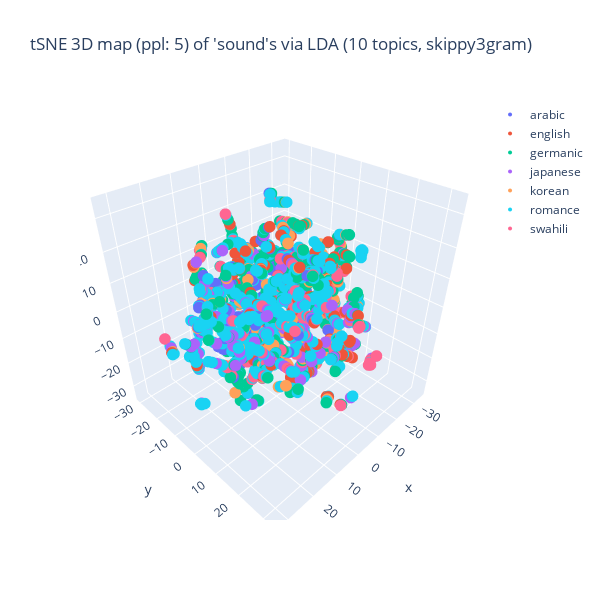
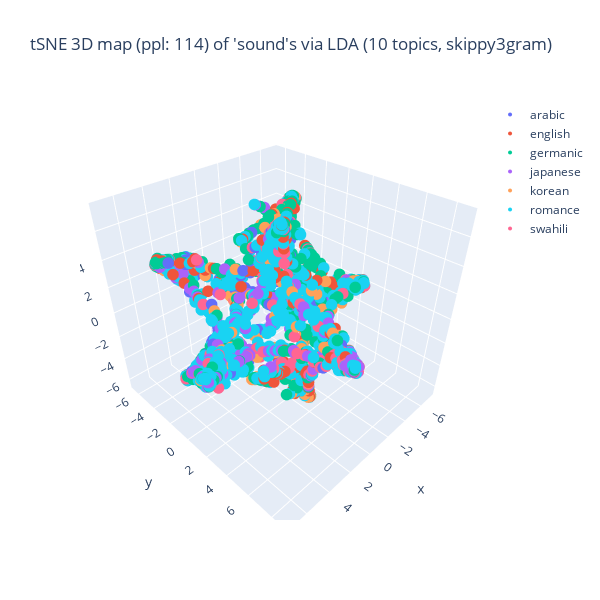
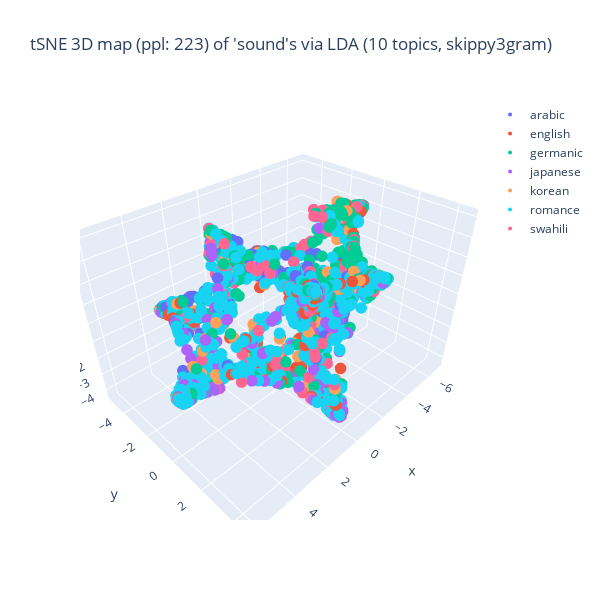
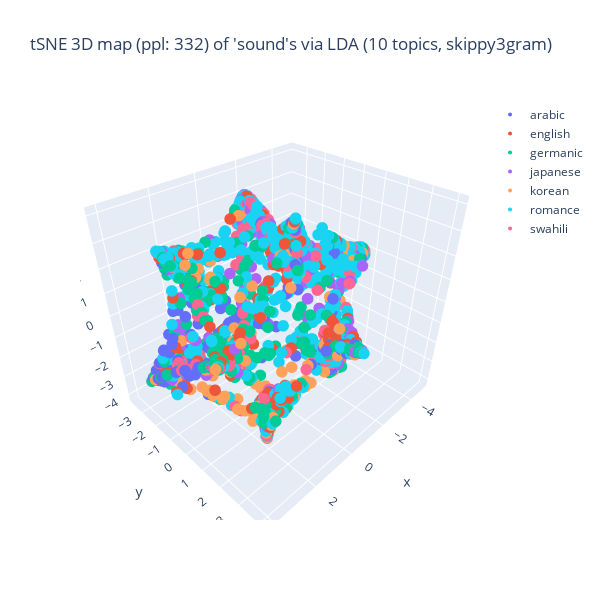

The cell these charts' notebook holds for them, in order:
### Markdown cell above
tSNE 結果の可視化 (Plotly を使った)

### Code cell
## tSNE の結果の可視化: Plotly を使った 3D 描画
import numpy as np
from sklearn.manifold import TSNE as tSNE
import plotly.express as pex
import plotly.graph_objects as go
import matplotlib.pyplot as plt

## tSNE のパラメターを設定
perplexity_max_val = round(len(tSNE_df)/4)
print(f"perplexity_max_val: {perplexity_max_val}")
#perplexity_increment = 120
divider = 5
perplexity_increment = round(perplexity_max_val/divider)
print(f"perplexity_increment: {perplexity_increment}")

## tSNE を段階的に実行
early_exit = False
for step, perplexity_val in enumerate(range(divider, perplexity_max_val, perplexity_increment)):
    if early_exit:
        if step > 0:
            continue
    ## tSNE 事例の生成
    tSNE_3d_varied = tSNE(n_components = 3, random_state = 0, perplexity = perplexity_val, n_iter = 1000)
    ## データに適用
    doc_enc = np.array(list(tSNE_df['enc']))
    doc_tSNE_3d_varied = tSNE_3d_varied.fit_transform(doc_enc)
    ## 色分けの単位を選択
    if color_lang_family:
        colored_var = 'family'
    else:
        colored_var = 'language'
    ## 変数指定
    T = zip(doc_tSNE_3d_varied[:,0], doc_tSNE_3d_varied[:,1], doc_tSNE_3d_varied[:,2],
            tSNE_df[colored_var]) # zip(..)が必要
    df = pd.DataFrame(T, columns = ['D1', 'D2', 'D3', colored_var])
    ## 作図
    fig = go.Figure()
    for lang in np.unique(df[colored_var]):
        part = df[df[colored_var] == lang]
        fig.add_trace(
            go.Scatter3d(
                x = part['D1'], y = part['D2'], z = part['D3'],
                name = lang, mode = 'markers', marker = dict(size = 4),
                marker_colorscale = color_palette, # worked??
                showlegend = True
            )
        )
    ##　題名の指定
    title_val = f"tSNE 3D map (ppl: {perplexity_val}) of '{doc_attr}'s via LDA ({n_topics} topics, {term_type})"
    fig.update_layout(title = dict(text = title_val),
                      autosize = False, width = 600, height = 600)
    fig.show()

### Figure 1 — Plotly figure (JSON) as saved in the notebook; plotly's stock layout.template omitted (floating-point values rounded to 4 significant figures; data arrays with more than 128 entries replaced by an {"elided": "..."} marker saying what was removed)
{"data": [{"marker": {"colorscale": [[0, "#FD3216"], [0.04348, "#00FE35"], [0.08696, "#6A76FC"], [0.1304, "#FED4C4"], [0.1739, "#FE00CE"], [0.2174, "#0DF9FF"], [0.2609, "#F6F926"], [0.3043, "#FF9616"], [0.3478, "#479B55"], [0.3913, "#EEA6FB"], [0.4348, "#DC587D"], [0.4783, "#D626FF"], [0.5217, "#6E899C"], [0.5652, "#00B5F7"], [0.6087, "#B68E00"], [0.6522, "#C9FBE5"], [0.6957, "#FF0092"], [0.7391, "#22FFA7"], [0.7826, "#E3EE9E"], [0.8261, "#86CE00"], [0.8696, "#BC7196"], [0.913, "#7E7DCD"], [0.9565, "#FC6955"], [1, "#E48F72"]], "size": 4}, "mode": "markers", "name": "arabic", "showlegend": true, "type": "scatter3d", "x": {"elided": "228 float values"}, "y": {"elided": "228 float values"}, "z": {"elided": "228 float values"}}, {"marker": {"colorscale": [[0, "#FD3216"], [0.04348, "#00FE35"], [0.08696, "#6A76FC"], [0.1304, "#FED4C4"], [0.1739, "#FE00CE"], [0.2174, "#0DF9FF"], [0.2609, "#F6F926"], [0.3043, "#FF9616"], [0.3478, "#479B55"], [0.3913, "#EEA6FB"], [0.4348, "#DC587D"], [0.4783, "#D626FF"], [0.5217, "#6E899C"], [0.5652, "#00B5F7"], [0.6087, "#B68E00"], [0.6522, "#C9FBE5"], [0.6957, "#FF0092"], [0.7391, "#22FFA7"], [0.7826, "#E3EE9E"], [0.8261, "#86CE00"], [0.8696, "#BC7196"], [0.913, "#7E7DCD"], [0.9565, "#FC6955"], [1, "#E48F72"]], "size": 4}, "mode": "markers", "name": "english", "showlegend": true, "type": "scatter3d", "x": {"elided": "179 float values"}, "y": {"elided": "179 float values"}, "z": {"elided": "179 float values"}}, {"marker": {"colorscale": [[0, "#FD3216"], [0.04348, "#00FE35"], [0.08696, "#6A76FC"], [0.1304, "#FED4C4"], [0.1739, "#FE00CE"], [0.2174, "#0DF9FF"], [0.2609, "#F6F926"], [0.3043, "#FF9616"], [0.3478, "#479B55"], [0.3913, "#EEA6FB"], [0.4348, "#DC587D"], [0.4783, "#D626FF"], [0.5217, "#6E899C"], [0.5652, "#00B5F7"], [0.6087, "#B68E00"], [0.6522, "#C9FBE5"], [0.6957, "#FF0092"], [0.7391, "#22FFA7"], [0.7826, "#E3EE9E"], [0.8261, "#86CE00"], [0.8696, "#BC7196"], [0.913, "#7E7DCD"], [0.9565, "#FC6955"], [1, "#E48F72"]], "size": 4}, "mode": "markers", "name": "germanic", "showlegend": true, "type": "scatter3d", "x": {"elided": "419 float values"}, "y": {"elided": "419 float values"}, "z": {"elided": "419 float values"}}, {"marker": {"colorscale": [[0, "#FD3216"], [0.04348, "#00FE35"], [0.08696, "#6A76FC"], [0.1304, "#FED4C4"], [0.1739, "#FE00CE"], [0.2174, "#0DF9FF"], [0.2609, "#F6F926"], [0.3043, "#FF9616"], [0.3478, "#479B55"], [0.3913, "#EEA6FB"], [0.4348, "#DC587D"], [0.4783, "#D626FF"], [0.5217, "#6E899C"], [0.5652, "#00B5F7"], [0.6087, "#B68E00"], [0.6522, "#C9FBE5"], [0.6957, "#FF0092"], [0.7391, "#22FFA7"], [0.7826, "#E3EE9E"], [0.8261, "#86CE00"], [0.8696, "#BC7196"], [0.913, "#7E7DCD"], [0.9565, "#FC6955"], [1, "#E48F72"]], "size": 4}, "mode": "markers", "name": "japanese", "showlegend": true, "type": "scatter3d", "x": {"elided": "195 float values"}, "y": {"elided": "195 float values"}, "z": {"elided": "195 float values"}}, {"marker": {"colorscale": [[0, "#FD3216"], [0.04348, "#00FE35"], [0.08696, "#6A76FC"], [0.1304, "#FED4C4"], [0.1739, "#FE00CE"], [0.2174, "#0DF9FF"], [0.2609, "#F6F926"], [0.3043, "#FF9616"], [0.3478, "#479B55"], [0.3913, "#EEA6FB"], [0.4348, "#DC587D"], [0.4783, "#D626FF"], [0.5217, "#6E899C"], [0.5652, "#00B5F7"], [0.6087, "#B68E00"], [0.6522, "#C9FBE5"], [0.6957, "#FF0092"], [0.7391, "#22FFA7"], [0.7826, "#E3EE9E"], [0.8261, "#86CE00"], [0.8696, "#BC7196"], [0.913, "#7E7DCD"], [0.9565, "#FC6955"], [1, "#E48F72"]], "size": 4}, "mode": "markers", "name": "korean", "showlegend": true, "type": "scatter3d", "x": {"elided": "215 float values"}, "y": {"elided": "215 float values"}, "z": {"elided": "215 float values"}}, {"marker": {"colorscale": [[0, "#FD3216"], [0.04348, "#00FE35"], [0.08696, "#6A76FC"], [0.1304, "#FED4C4"], [0.1739, "#FE00CE"], [0.2174, "#0DF9FF"], [0.2609, "#F6F926"], [0.3043, "#FF9616"], [0.3478, "#479B55"], [0.3913, "#EEA6FB"], [0.4348, "#DC587D"], [0.4783, "#D626FF"], [0.5217, "#6E899C"], [0.5652, "#00B5F7"], [0.6087, "#B68E00"], [0.6522, "#C9FBE5"], [0.6957, "#FF0092"], [0.7391, "#22FFA7"], [0.7826, "#E3EE9E"], [0.8261, "#86CE00"], [0.8696, "#BC7196"], [0.913, "#7E7DCD"], [0.9565, "#FC6955"], [1, "#E48F72"]], "size": 4}, "mode": "markers", "name": "romance", "showlegend": true, "type": "scatter3d", "x": {"elided": "723 float values"}, "y": {"elided": "723 float values"}, "z": {"elided": "723 float values"}}, {"marker": {"colorscale": [[0, "#FD3216"], [0.04348, "#00FE35"], [0.08696, "#6A76FC"], [0.1304, "#FED4C4"], [0.1739, "#FE00CE"], [0.2174, "#0DF9FF"], [0.2609, "#F6F926"], [0.3043, "#FF9616"], [0.3478, "#479B55"], [0.3913, "#EEA6FB"], [0.4348, "#DC587D"], [0.4783, "#D626FF"], [0.5217, "#6E899C"], [0.5652, "#00B5F7"], [0.6087, "#B68E00"], [0.6522, "#C9FBE5"], [0.6957, "#FF0092"], [0.7391, "#22FFA7"], [0.7826, "#E3EE9E"], [0.8261, "#86CE00"], [0.8696, "#BC7196"], [0.913, "#7E7DCD"], [0.9565, "#FC6955"], [1, "#E48F72"]], "size": 4}, "mode": "markers", "name": "swahili", "showlegend": true, "type": "scatter3d", "x": {"elided": "219 float values"}, "y": {"elided": "219 float values"}, "z": {"elided": "219 float values"}}], "layout": {"autosize": false, "height": 600, "title": {"text": "tSNE 3D map (ppl: 5) of 'sound's via LDA (10 topics, skippy3gram)"}, "width": 600}}

### Figure 2 — Plotly figure (JSON) as saved in the notebook; plotly's stock layout.template omitted (floating-point values rounded to 4 significant figures; data arrays with more than 128 entries replaced by an {"elided": "..."} marker saying what was removed)
{"data": [{"marker": {"colorscale": [[0, "#FD3216"], [0.04348, "#00FE35"], [0.08696, "#6A76FC"], [0.1304, "#FED4C4"], [0.1739, "#FE00CE"], [0.2174, "#0DF9FF"], [0.2609, "#F6F926"], [0.3043, "#FF9616"], [0.3478, "#479B55"], [0.3913, "#EEA6FB"], [0.4348, "#DC587D"], [0.4783, "#D626FF"], [0.5217, "#6E899C"], [0.5652, "#00B5F7"], [0.6087, "#B68E00"], [0.6522, "#C9FBE5"], [0.6957, "#FF0092"], [0.7391, "#22FFA7"], [0.7826, "#E3EE9E"], [0.8261, "#86CE00"], [0.8696, "#BC7196"], [0.913, "#7E7DCD"], [0.9565, "#FC6955"], [1, "#E48F72"]], "size": 4}, "mode": "markers", "name": "arabic", "showlegend": true, "type": "scatter3d", "x": {"elided": "228 float values"}, "y": {"elided": "228 float values"}, "z": {"elided": "228 float values"}}, {"marker": {"colorscale": [[0, "#FD3216"], [0.04348, "#00FE35"], [0.08696, "#6A76FC"], [0.1304, "#FED4C4"], [0.1739, "#FE00CE"], [0.2174, "#0DF9FF"], [0.2609, "#F6F926"], [0.3043, "#FF9616"], [0.3478, "#479B55"], [0.3913, "#EEA6FB"], [0.4348, "#DC587D"], [0.4783, "#D626FF"], [0.5217, "#6E899C"], [0.5652, "#00B5F7"], [0.6087, "#B68E00"], [0.6522, "#C9FBE5"], [0.6957, "#FF0092"], [0.7391, "#22FFA7"], [0.7826, "#E3EE9E"], [0.8261, "#86CE00"], [0.8696, "#BC7196"], [0.913, "#7E7DCD"], [0.9565, "#FC6955"], [1, "#E48F72"]], "size": 4}, "mode": "markers", "name": "english", "showlegend": true, "type": "scatter3d", "x": {"elided": "179 float values"}, "y": {"elided": "179 float values"}, "z": {"elided": "179 float values"}}, {"marker": {"colorscale": [[0, "#FD3216"], [0.04348, "#00FE35"], [0.08696, "#6A76FC"], [0.1304, "#FED4C4"], [0.1739, "#FE00CE"], [0.2174, "#0DF9FF"], [0.2609, "#F6F926"], [0.3043, "#FF9616"], [0.3478, "#479B55"], [0.3913, "#EEA6FB"], [0.4348, "#DC587D"], [0.4783, "#D626FF"], [0.5217, "#6E899C"], [0.5652, "#00B5F7"], [0.6087, "#B68E00"], [0.6522, "#C9FBE5"], [0.6957, "#FF0092"], [0.7391, "#22FFA7"], [0.7826, "#E3EE9E"], [0.8261, "#86CE00"], [0.8696, "#BC7196"], [0.913, "#7E7DCD"], [0.9565, "#FC6955"], [1, "#E48F72"]], "size": 4}, "mode": "markers", "name": "germanic", "showlegend": true, "type": "scatter3d", "x": {"elided": "419 float values"}, "y": {"elided": "419 float values"}, "z": {"elided": "419 float values"}}, {"marker": {"colorscale": [[0, "#FD3216"], [0.04348, "#00FE35"], [0.08696, "#6A76FC"], [0.1304, "#FED4C4"], [0.1739, "#FE00CE"], [0.2174, "#0DF9FF"], [0.2609, "#F6F926"], [0.3043, "#FF9616"], [0.3478, "#479B55"], [0.3913, "#EEA6FB"], [0.4348, "#DC587D"], [0.4783, "#D626FF"], [0.5217, "#6E899C"], [0.5652, "#00B5F7"], [0.6087, "#B68E00"], [0.6522, "#C9FBE5"], [0.6957, "#FF0092"], [0.7391, "#22FFA7"], [0.7826, "#E3EE9E"], [0.8261, "#86CE00"], [0.8696, "#BC7196"], [0.913, "#7E7DCD"], [0.9565, "#FC6955"], [1, "#E48F72"]], "size": 4}, "mode": "markers", "name": "japanese", "showlegend": true, "type": "scatter3d", "x": {"elided": "195 float values"}, "y": {"elided": "195 float values"}, "z": {"elided": "195 float values"}}, {"marker": {"colorscale": [[0, "#FD3216"], [0.04348, "#00FE35"], [0.08696, "#6A76FC"], [0.1304, "#FED4C4"], [0.1739, "#FE00CE"], [0.2174, "#0DF9FF"], [0.2609, "#F6F926"], [0.3043, "#FF9616"], [0.3478, "#479B55"], [0.3913, "#EEA6FB"], [0.4348, "#DC587D"], [0.4783, "#D626FF"], [0.5217, "#6E899C"], [0.5652, "#00B5F7"], [0.6087, "#B68E00"], [0.6522, "#C9FBE5"], [0.6957, "#FF0092"], [0.7391, "#22FFA7"], [0.7826, "#E3EE9E"], [0.8261, "#86CE00"], [0.8696, "#BC7196"], [0.913, "#7E7DCD"], [0.9565, "#FC6955"], [1, "#E48F72"]], "size": 4}, "mode": "markers", "name": "korean", "showlegend": true, "type": "scatter3d", "x": {"elided": "215 float values"}, "y": {"elided": "215 float values"}, "z": {"elided": "215 float values"}}, {"marker": {"colorscale": [[0, "#FD3216"], [0.04348, "#00FE35"], [0.08696, "#6A76FC"], [0.1304, "#FED4C4"], [0.1739, "#FE00CE"], [0.2174, "#0DF9FF"], [0.2609, "#F6F926"], [0.3043, "#FF9616"], [0.3478, "#479B55"], [0.3913, "#EEA6FB"], [0.4348, "#DC587D"], [0.4783, "#D626FF"], [0.5217, "#6E899C"], [0.5652, "#00B5F7"], [0.6087, "#B68E00"], [0.6522, "#C9FBE5"], [0.6957, "#FF0092"], [0.7391, "#22FFA7"], [0.7826, "#E3EE9E"], [0.8261, "#86CE00"], [0.8696, "#BC7196"], [0.913, "#7E7DCD"], [0.9565, "#FC6955"], [1, "#E48F72"]], "size": 4}, "mode": "markers", "name": "romance", "showlegend": true, "type": "scatter3d", "x": {"elided": "723 float values"}, "y": {"elided": "723 float values"}, "z": {"elided": "723 float values"}}, {"marker": {"colorscale": [[0, "#FD3216"], [0.04348, "#00FE35"], [0.08696, "#6A76FC"], [0.1304, "#FED4C4"], [0.1739, "#FE00CE"], [0.2174, "#0DF9FF"], [0.2609, "#F6F926"], [0.3043, "#FF9616"], [0.3478, "#479B55"], [0.3913, "#EEA6FB"], [0.4348, "#DC587D"], [0.4783, "#D626FF"], [0.5217, "#6E899C"], [0.5652, "#00B5F7"], [0.6087, "#B68E00"], [0.6522, "#C9FBE5"], [0.6957, "#FF0092"], [0.7391, "#22FFA7"], [0.7826, "#E3EE9E"], [0.8261, "#86CE00"], [0.8696, "#BC7196"], [0.913, "#7E7DCD"], [0.9565, "#FC6955"], [1, "#E48F72"]], "size": 4}, "mode": "markers", "name": "swahili", "showlegend": true, "type": "scatter3d", "x": {"elided": "219 float values"}, "y": {"elided": "219 float values"}, "z": {"elided": "219 float values"}}], "layout": {"autosize": false, "height": 600, "title": {"text": "tSNE 3D map (ppl: 114) of 'sound's via LDA (10 topics, skippy3gram)"}, "width": 600}}

### Figure 3 — Plotly figure (JSON) as saved in the notebook; plotly's stock layout.template omitted (floating-point values rounded to 4 significant figures; data arrays with more than 128 entries replaced by an {"elided": "..."} marker saying what was removed)
{"data": [{"marker": {"colorscale": [[0, "#FD3216"], [0.04348, "#00FE35"], [0.08696, "#6A76FC"], [0.1304, "#FED4C4"], [0.1739, "#FE00CE"], [0.2174, "#0DF9FF"], [0.2609, "#F6F926"], [0.3043, "#FF9616"], [0.3478, "#479B55"], [0.3913, "#EEA6FB"], [0.4348, "#DC587D"], [0.4783, "#D626FF"], [0.5217, "#6E899C"], [0.5652, "#00B5F7"], [0.6087, "#B68E00"], [0.6522, "#C9FBE5"], [0.6957, "#FF0092"], [0.7391, "#22FFA7"], [0.7826, "#E3EE9E"], [0.8261, "#86CE00"], [0.8696, "#BC7196"], [0.913, "#7E7DCD"], [0.9565, "#FC6955"], [1, "#E48F72"]], "size": 4}, "mode": "markers", "name": "arabic", "showlegend": true, "type": "scatter3d", "x": {"elided": "228 float values"}, "y": {"elided": "228 float values"}, "z": {"elided": "228 float values"}}, {"marker": {"colorscale": [[0, "#FD3216"], [0.04348, "#00FE35"], [0.08696, "#6A76FC"], [0.1304, "#FED4C4"], [0.1739, "#FE00CE"], [0.2174, "#0DF9FF"], [0.2609, "#F6F926"], [0.3043, "#FF9616"], [0.3478, "#479B55"], [0.3913, "#EEA6FB"], [0.4348, "#DC587D"], [0.4783, "#D626FF"], [0.5217, "#6E899C"], [0.5652, "#00B5F7"], [0.6087, "#B68E00"], [0.6522, "#C9FBE5"], [0.6957, "#FF0092"], [0.7391, "#22FFA7"], [0.7826, "#E3EE9E"], [0.8261, "#86CE00"], [0.8696, "#BC7196"], [0.913, "#7E7DCD"], [0.9565, "#FC6955"], [1, "#E48F72"]], "size": 4}, "mode": "markers", "name": "english", "showlegend": true, "type": "scatter3d", "x": {"elided": "179 float values"}, "y": {"elided": "179 float values"}, "z": {"elided": "179 float values"}}, {"marker": {"colorscale": [[0, "#FD3216"], [0.04348, "#00FE35"], [0.08696, "#6A76FC"], [0.1304, "#FED4C4"], [0.1739, "#FE00CE"], [0.2174, "#0DF9FF"], [0.2609, "#F6F926"], [0.3043, "#FF9616"], [0.3478, "#479B55"], [0.3913, "#EEA6FB"], [0.4348, "#DC587D"], [0.4783, "#D626FF"], [0.5217, "#6E899C"], [0.5652, "#00B5F7"], [0.6087, "#B68E00"], [0.6522, "#C9FBE5"], [0.6957, "#FF0092"], [0.7391, "#22FFA7"], [0.7826, "#E3EE9E"], [0.8261, "#86CE00"], [0.8696, "#BC7196"], [0.913, "#7E7DCD"], [0.9565, "#FC6955"], [1, "#E48F72"]], "size": 4}, "mode": "markers", "name": "germanic", "showlegend": true, "type": "scatter3d", "x": {"elided": "419 float values"}, "y": {"elided": "419 float values"}, "z": {"elided": "419 float values"}}, {"marker": {"colorscale": [[0, "#FD3216"], [0.04348, "#00FE35"], [0.08696, "#6A76FC"], [0.1304, "#FED4C4"], [0.1739, "#FE00CE"], [0.2174, "#0DF9FF"], [0.2609, "#F6F926"], [0.3043, "#FF9616"], [0.3478, "#479B55"], [0.3913, "#EEA6FB"], [0.4348, "#DC587D"], [0.4783, "#D626FF"], [0.5217, "#6E899C"], [0.5652, "#00B5F7"], [0.6087, "#B68E00"], [0.6522, "#C9FBE5"], [0.6957, "#FF0092"], [0.7391, "#22FFA7"], [0.7826, "#E3EE9E"], [0.8261, "#86CE00"], [0.8696, "#BC7196"], [0.913, "#7E7DCD"], [0.9565, "#FC6955"], [1, "#E48F72"]], "size": 4}, "mode": "markers", "name": "japanese", "showlegend": true, "type": "scatter3d", "x": {"elided": "195 float values"}, "y": {"elided": "195 float values"}, "z": {"elided": "195 float values"}}, {"marker": {"colorscale": [[0, "#FD3216"], [0.04348, "#00FE35"], [0.08696, "#6A76FC"], [0.1304, "#FED4C4"], [0.1739, "#FE00CE"], [0.2174, "#0DF9FF"], [0.2609, "#F6F926"], [0.3043, "#FF9616"], [0.3478, "#479B55"], [0.3913, "#EEA6FB"], [0.4348, "#DC587D"], [0.4783, "#D626FF"], [0.5217, "#6E899C"], [0.5652, "#00B5F7"], [0.6087, "#B68E00"], [0.6522, "#C9FBE5"], [0.6957, "#FF0092"], [0.7391, "#22FFA7"], [0.7826, "#E3EE9E"], [0.8261, "#86CE00"], [0.8696, "#BC7196"], [0.913, "#7E7DCD"], [0.9565, "#FC6955"], [1, "#E48F72"]], "size": 4}, "mode": "markers", "name": "korean", "showlegend": true, "type": "scatter3d", "x": {"elided": "215 float values"}, "y": {"elided": "215 float values"}, "z": {"elided": "215 float values"}}, {"marker": {"colorscale": [[0, "#FD3216"], [0.04348, "#00FE35"], [0.08696, "#6A76FC"], [0.1304, "#FED4C4"], [0.1739, "#FE00CE"], [0.2174, "#0DF9FF"], [0.2609, "#F6F926"], [0.3043, "#FF9616"], [0.3478, "#479B55"], [0.3913, "#EEA6FB"], [0.4348, "#DC587D"], [0.4783, "#D626FF"], [0.5217, "#6E899C"], [0.5652, "#00B5F7"], [0.6087, "#B68E00"], [0.6522, "#C9FBE5"], [0.6957, "#FF0092"], [0.7391, "#22FFA7"], [0.7826, "#E3EE9E"], [0.8261, "#86CE00"], [0.8696, "#BC7196"], [0.913, "#7E7DCD"], [0.9565, "#FC6955"], [1, "#E48F72"]], "size": 4}, "mode": "markers", "name": "romance", "showlegend": true, "type": "scatter3d", "x": {"elided": "723 float values"}, "y": {"elided": "723 float values"}, "z": {"elided": "723 float values"}}, {"marker": {"colorscale": [[0, "#FD3216"], [0.04348, "#00FE35"], [0.08696, "#6A76FC"], [0.1304, "#FED4C4"], [0.1739, "#FE00CE"], [0.2174, "#0DF9FF"], [0.2609, "#F6F926"], [0.3043, "#FF9616"], [0.3478, "#479B55"], [0.3913, "#EEA6FB"], [0.4348, "#DC587D"], [0.4783, "#D626FF"], [0.5217, "#6E899C"], [0.5652, "#00B5F7"], [0.6087, "#B68E00"], [0.6522, "#C9FBE5"], [0.6957, "#FF0092"], [0.7391, "#22FFA7"], [0.7826, "#E3EE9E"], [0.8261, "#86CE00"], [0.8696, "#BC7196"], [0.913, "#7E7DCD"], [0.9565, "#FC6955"], [1, "#E48F72"]], "size": 4}, "mode": "markers", "name": "swahili", "showlegend": true, "type": "scatter3d", "x": {"elided": "219 float values"}, "y": {"elided": "219 float values"}, "z": {"elided": "219 float values"}}], "layout": {"autosize": false, "height": 600, "title": {"text": "tSNE 3D map (ppl: 223) of 'sound's via LDA (10 topics, skippy3gram)"}, "width": 600}}

### Figure 4 — Plotly figure (JSON) as saved in the notebook; plotly's stock layout.template omitted (floating-point values rounded to 4 significant figures; data arrays with more than 128 entries replaced by an {"elided": "..."} marker saying what was removed)
{"data": [{"marker": {"colorscale": [[0, "#FD3216"], [0.04348, "#00FE35"], [0.08696, "#6A76FC"], [0.1304, "#FED4C4"], [0.1739, "#FE00CE"], [0.2174, "#0DF9FF"], [0.2609, "#F6F926"], [0.3043, "#FF9616"], [0.3478, "#479B55"], [0.3913, "#EEA6FB"], [0.4348, "#DC587D"], [0.4783, "#D626FF"], [0.5217, "#6E899C"], [0.5652, "#00B5F7"], [0.6087, "#B68E00"], [0.6522, "#C9FBE5"], [0.6957, "#FF0092"], [0.7391, "#22FFA7"], [0.7826, "#E3EE9E"], [0.8261, "#86CE00"], [0.8696, "#BC7196"], [0.913, "#7E7DCD"], [0.9565, "#FC6955"], [1, "#E48F72"]], "size": 4}, "mode": "markers", "name": "arabic", "showlegend": true, "type": "scatter3d", "x": {"elided": "228 float values"}, "y": {"elided": "228 float values"}, "z": {"elided": "228 float values"}}, {"marker": {"colorscale": [[0, "#FD3216"], [0.04348, "#00FE35"], [0.08696, "#6A76FC"], [0.1304, "#FED4C4"], [0.1739, "#FE00CE"], [0.2174, "#0DF9FF"], [0.2609, "#F6F926"], [0.3043, "#FF9616"], [0.3478, "#479B55"], [0.3913, "#EEA6FB"], [0.4348, "#DC587D"], [0.4783, "#D626FF"], [0.5217, "#6E899C"], [0.5652, "#00B5F7"], [0.6087, "#B68E00"], [0.6522, "#C9FBE5"], [0.6957, "#FF0092"], [0.7391, "#22FFA7"], [0.7826, "#E3EE9E"], [0.8261, "#86CE00"], [0.8696, "#BC7196"], [0.913, "#7E7DCD"], [0.9565, "#FC6955"], [1, "#E48F72"]], "size": 4}, "mode": "markers", "name": "english", "showlegend": true, "type": "scatter3d", "x": {"elided": "179 float values"}, "y": {"elided": "179 float values"}, "z": {"elided": "179 float values"}}, {"marker": {"colorscale": [[0, "#FD3216"], [0.04348, "#00FE35"], [0.08696, "#6A76FC"], [0.1304, "#FED4C4"], [0.1739, "#FE00CE"], [0.2174, "#0DF9FF"], [0.2609, "#F6F926"], [0.3043, "#FF9616"], [0.3478, "#479B55"], [0.3913, "#EEA6FB"], [0.4348, "#DC587D"], [0.4783, "#D626FF"], [0.5217, "#6E899C"], [0.5652, "#00B5F7"], [0.6087, "#B68E00"], [0.6522, "#C9FBE5"], [0.6957, "#FF0092"], [0.7391, "#22FFA7"], [0.7826, "#E3EE9E"], [0.8261, "#86CE00"], [0.8696, "#BC7196"], [0.913, "#7E7DCD"], [0.9565, "#FC6955"], [1, "#E48F72"]], "size": 4}, "mode": "markers", "name": "germanic", "showlegend": true, "type": "scatter3d", "x": {"elided": "419 float values"}, "y": {"elided": "419 float values"}, "z": {"elided": "419 float values"}}, {"marker": {"colorscale": [[0, "#FD3216"], [0.04348, "#00FE35"], [0.08696, "#6A76FC"], [0.1304, "#FED4C4"], [0.1739, "#FE00CE"], [0.2174, "#0DF9FF"], [0.2609, "#F6F926"], [0.3043, "#FF9616"], [0.3478, "#479B55"], [0.3913, "#EEA6FB"], [0.4348, "#DC587D"], [0.4783, "#D626FF"], [0.5217, "#6E899C"], [0.5652, "#00B5F7"], [0.6087, "#B68E00"], [0.6522, "#C9FBE5"], [0.6957, "#FF0092"], [0.7391, "#22FFA7"], [0.7826, "#E3EE9E"], [0.8261, "#86CE00"], [0.8696, "#BC7196"], [0.913, "#7E7DCD"], [0.9565, "#FC6955"], [1, "#E48F72"]], "size": 4}, "mode": "markers", "name": "japanese", "showlegend": true, "type": "scatter3d", "x": {"elided": "195 float values"}, "y": {"elided": "195 float values"}, "z": {"elided": "195 float values"}}, {"marker": {"colorscale": [[0, "#FD3216"], [0.04348, "#00FE35"], [0.08696, "#6A76FC"], [0.1304, "#FED4C4"], [0.1739, "#FE00CE"], [0.2174, "#0DF9FF"], [0.2609, "#F6F926"], [0.3043, "#FF9616"], [0.3478, "#479B55"], [0.3913, "#EEA6FB"], [0.4348, "#DC587D"], [0.4783, "#D626FF"], [0.5217, "#6E899C"], [0.5652, "#00B5F7"], [0.6087, "#B68E00"], [0.6522, "#C9FBE5"], [0.6957, "#FF0092"], [0.7391, "#22FFA7"], [0.7826, "#E3EE9E"], [0.8261, "#86CE00"], [0.8696, "#BC7196"], [0.913, "#7E7DCD"], [0.9565, "#FC6955"], [1, "#E48F72"]], "size": 4}, "mode": "markers", "name": "korean", "showlegend": true, "type": "scatter3d", "x": {"elided": "215 float values"}, "y": {"elided": "215 float values"}, "z": {"elided": "215 float values"}}, {"marker": {"colorscale": [[0, "#FD3216"], [0.04348, "#00FE35"], [0.08696, "#6A76FC"], [0.1304, "#FED4C4"], [0.1739, "#FE00CE"], [0.2174, "#0DF9FF"], [0.2609, "#F6F926"], [0.3043, "#FF9616"], [0.3478, "#479B55"], [0.3913, "#EEA6FB"], [0.4348, "#DC587D"], [0.4783, "#D626FF"], [0.5217, "#6E899C"], [0.5652, "#00B5F7"], [0.6087, "#B68E00"], [0.6522, "#C9FBE5"], [0.6957, "#FF0092"], [0.7391, "#22FFA7"], [0.7826, "#E3EE9E"], [0.8261, "#86CE00"], [0.8696, "#BC7196"], [0.913, "#7E7DCD"], [0.9565, "#FC6955"], [1, "#E48F72"]], "size": 4}, "mode": "markers", "name": "romance", "showlegend": true, "type": "scatter3d", "x": {"elided": "723 float values"}, "y": {"elided": "723 float values"}, "z": {"elided": "723 float values"}}, {"marker": {"colorscale": [[0, "#FD3216"], [0.04348, "#00FE35"], [0.08696, "#6A76FC"], [0.1304, "#FED4C4"], [0.1739, "#FE00CE"], [0.2174, "#0DF9FF"], [0.2609, "#F6F926"], [0.3043, "#FF9616"], [0.3478, "#479B55"], [0.3913, "#EEA6FB"], [0.4348, "#DC587D"], [0.4783, "#D626FF"], [0.5217, "#6E899C"], [0.5652, "#00B5F7"], [0.6087, "#B68E00"], [0.6522, "#C9FBE5"], [0.6957, "#FF0092"], [0.7391, "#22FFA7"], [0.7826, "#E3EE9E"], [0.8261, "#86CE00"], [0.8696, "#BC7196"], [0.913, "#7E7DCD"], [0.9565, "#FC6955"], [1, "#E48F72"]], "size": 4}, "mode": "markers", "name": "swahili", "showlegend": true, "type": "scatter3d", "x": {"elided": "219 float values"}, "y": {"elided": "219 float values"}, "z": {"elided": "219 float values"}}], "layout": {"autosize": false, "height": 600, "title": {"text": "tSNE 3D map (ppl: 332) of 'sound's via LDA (10 topics, skippy3gram)"}, "width": 600}}
